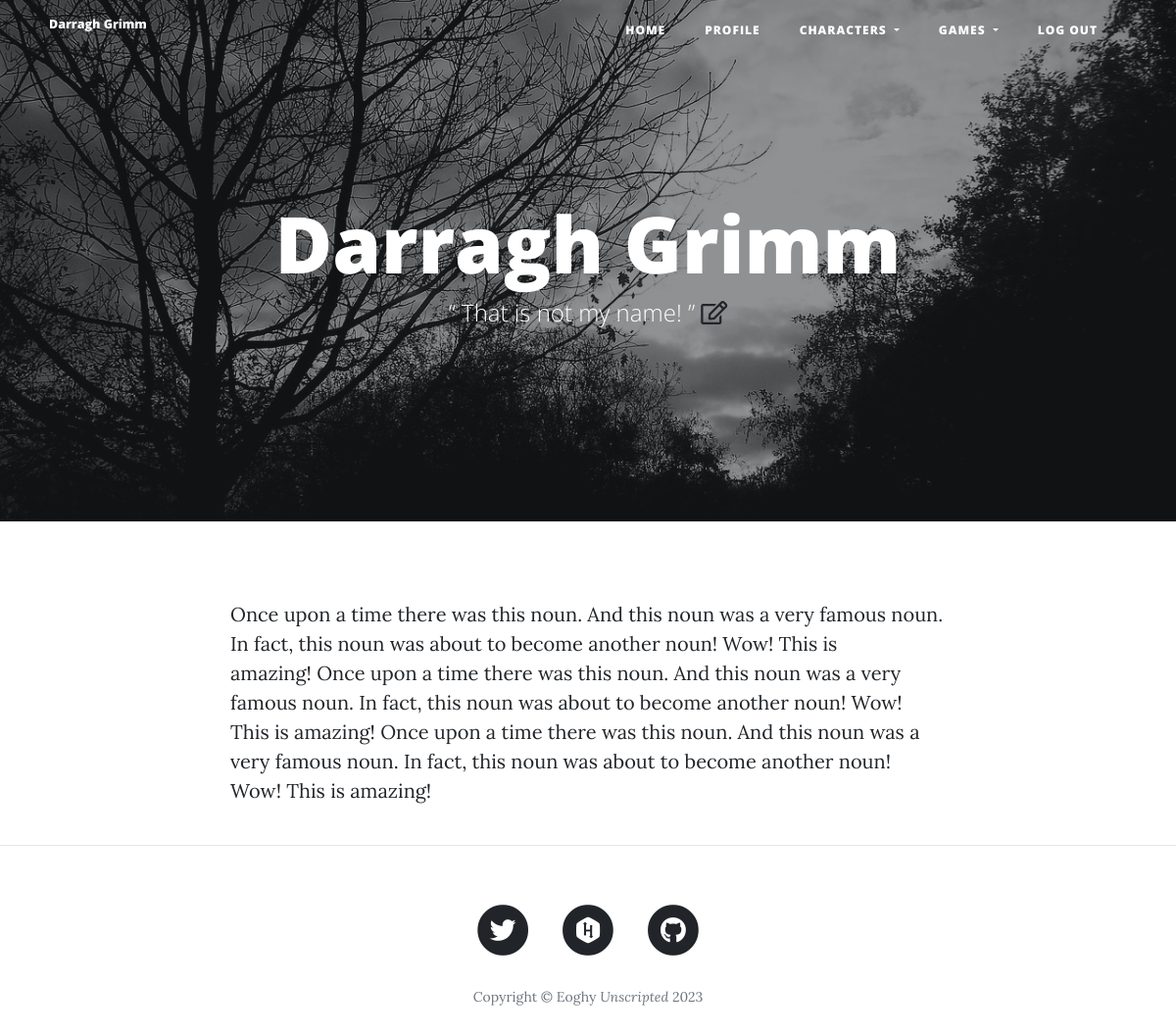
Screenshot of /profile (signed in) with the database file from the repository.
### main.py (models this page shows)
class User(UserMixin, db.Model):
    __tablename__ = "users"
    id = db.Column(db.Integer, primary_key=True)
    email = db.Column(db.String(100), unique=True)
    password = db.Column(db.String(100))
    name = db.Column(db.String(100))
    catch_phrase = db.Column(db.String, nullable=True)
    body = db.Column(db.Text, nullable=True)
    posts = relationship("BlogPost", back_populates="author")
    comments = relationship("Comment", back_populates="comment_author")
    def __repr__(self):
        return '<User %r>' % self.email

### main.py (the view)
@app.route("/profile")
def show_profile():
    if current_user.is_authenticated:
        print(current_user)
        return render_template("profile.html", current_user=current_user, year=this_year)
    else:
        return redirect(url_for('get_all_posts'))

### main.py (called while the page is built)
@login_manager.user_loader
def load_user(user_id):
    return User.query.get(int(user_id))

### templates/profile.html (shortened to what this page needs)
{% extends "base.html" %}
{% block styles %}
  {{ super() }}
{% endblock %}
{% block content %}
{% block navigation %}{{ super() }}{% endblock %}
  <header class="masthead" style="background-image: url({{ url_for('static', filename='img/profile.jpeg') }})">
    <div class="overlay"></div>
    <div class="container">
      <div class="row">
        <div class="col-lg-8 col-md-10 mx-auto">
          <div class="page-heading">
            <h1>{{ current_user.name}}</h1>
            <span class="subheading">
              &ldquo; {{ current_user.catch_phrase }} &rdquo;
              <a href="{{ url_for('edit_profile') }}">
                <i class="far fa-edit"></i>
              </a>
            </span>
          </div>
        </div>
      </div>
    </div>
  </header>
  <div class="container">
    <div class="row">
      <div class="col-lg-8 col-md-10 mx-auto">
        {{ current_user.body|safe }}
      </div>
    </div>
  </div>
  <hr>
  {% block footer %}{{ super() }}{% endblock %}
  {% endblock %}

### templates/base.html (shortened to what this page needs)
{% extends 'bootstrap/base.html' %}
  {% block styles %}
  {{ super() }}
  <link href="{{ url_for('static', filename='vendor/bootstrap/css/bootstrap.min.css') }}" rel="stylesheet">
  <link href="{{ url_for('static', filename='vendor/fontawesome-free/css/all.min.css')}}" rel="stylesheet" type="text/css">
  <link href="{{ url_for('static', filename='css/clean-blog.min.css')}}" rel="stylesheet">
  {% endblock %}
{% block navigation  %}
  <nav class="navbar navbar-expand-lg navbar-light fixed-top" id="mainNav">
    <div class="container">
      <a class="navbar-brand" href="{{url_for('get_all_posts')}}">{{ current_user.name}}</a>
      <div class="collapse navbar-collapse" id="navbarResponsive">
        <ul class="navbar-nav ml-auto">
          <li class="nav-item">
            <a class="nav-link" href="{{ url_for('get_all_posts') }}">Home</a>
          </li>
          {% if not current_user.is_authenticated: %}
          <li class="nav-item">
            <a class="nav-link" href="{{ url_for('login') }}">Login</a>
          </li>
          <li class="nav-item">
            <a class="nav-link" href="{{ url_for('register') }}">Register</a>
          </li>
          {% else: %}
          <li class="nav-item">
            <a class="nav-link" href="{{ url_for('show_profile') }}">Profile</a>
          </li>
          <li class="nav-item dropdown">
            <a class="nav-link dropdown-toggle" href="#" id="navbarDropdown" role="button" data-toggle="dropdown" aria-haspopup="true" aria-expanded="false">
              Characters
            </a>
          </li>
          <li class="nav-item dropdown">
            <a class="nav-link dropdown-toggle" href="#" id="navbarDropdown" role="button" data-toggle="dropdown" aria-haspopup="true" aria-expanded="false">
              Games
            </a>
          </li>
          <li class="nav-item">
            <a class="nav-link" href="{{ url_for('logout') }}">Log Out</a>
          </li>
          {% endif %}
        </ul>
      </div>
    </div>
  </nav>
{% endblock %}
{% block footer %}
 <footer>
    <div class="container">
      <div class="row">
        <div class="col-lg-8 col-md-10 mx-auto">
          <ul class="list-inline text-center">
            <li class="list-inline-item">
              <a href="https://twitter.com/heyeoghy">
                <span class="fa-stack fa-lg">
                  <i class="fas fa-circle fa-stack-2x"></i>
                  <i class="fab fa-twitter fa-stack-1x fa-inverse"></i>
                </span>
              </a>
            </li>
            <li class="list-inline-item">
              <a href="https://www.hackerrank.com/Eoghy">
                <span class="fa-stack fa-lg">
                  <i class="fas fa-circle fa-stack-2x"></i>
                  <i class="fab fa-hackerrank fa-stack-1x fa-inverse"></i>
                </span>
              </a>
            </li>
            <li class="list-inline-item">
              <a href="https://github.com/EoghyUnscripted">
                <span class="fa-stack fa-lg">
                  <i class="fas fa-circle fa-stack-2x"></i>
                  <i class="fab fa-github fa-stack-1x fa-inverse"></i>
                </span>
              </a>
            </li>
          </ul>
          <p class="copyright text-muted">Copyright &copy; Eoghy <em>Unscripted</em> {{ year }}</p>
        </div>
      </div>
    </div>
  </footer>
{% endblock %}

### rows the page displays
User: name "Darragh Grimm", catch_phrase "That is not my name!", body "Once upon a time there was this noun. And this noun was a very famous noun. In fact, this noun was about to become another noun! Wow! This is amazing! Once upon a time there was this noun. And this noun was a very famous noun. In fact, this noun was about to become another noun! Wow! This is amazing! Once upon a time there was this noun. And this noun was a very famous noun. In fact, this noun was about to become another noun! Wow! This is amazing!"

### other values shown
{{ year }} "2023"
